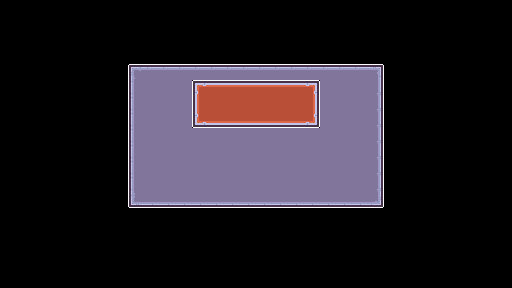

The image is a tile-based game level rendered from a .tmx file. Its description and source (layers, tilesets, objects; grid data summarised) follow:
An orthogonal 32x18 tile map with 16x16 px tiles, 1 tile layer (Base), 8 hidden layers not drawn, 2 tilesets.

<map version="1.10" tiledversion="1.11.2" orientation="orthogonal" renderorder="right-down" width="32" height="18" tilewidth="16" tileheight="16" infinite="0" nextlayerid="10" nextobjectid="1">
 <editorsettings>
  <export target="MainMenu/MainMenu.json" format="json" />
 </editorsettings>
 <tileset firstgid="1" source="interface.tsx" />
 <tileset firstgid="199" source="tilemap_packed.tsx" />
 <layer id="4" name="background" width="32" height="18" visible="0">
  <data>[576 cells, 432 non-empty, 63 distinct tile ids]</data>
 </layer>
 <layer id="5" name="BGlayer2" width="32" height="18" visible="0">
  <data>[576 cells, 50 non-empty, 25 distinct tile ids]</data>
 </layer>
 <layer id="6" name="Bgshadow" width="32" height="18" visible="0" opacity="0.5">
  <data>[576 cells, 21 non-empty, 2 distinct tile ids]</data>
 </layer>
 <layer id="7" name="Tint" width="32" height="18" visible="0" opacity="0.3">
  <data>[576 cells, 432 non-empty, 1 distinct tile ids]</data>
 </layer>
 <layer id="3" name="Base" width="32" height="18">
  <data>[576 cells, 144 non-empty, 18 distinct tile ids]</data>
 </layer>
 <layer id="1" name="Button" width="32" height="18" visible="0">
  <data>[576 cells, 16 non-empty, 3 distinct tile ids]</data>
 </layer>
 <layer id="8" name="Button2" width="32" height="18" visible="0">
  <data>[576 cells, 16 non-empty, 3 distinct tile ids]</data>
 </layer>
 <layer id="9" name="HIghlIght" width="32" height="18" visible="0">
  <data>[576 cells, 0 non-empty, 0 distinct tile ids]</data>
 </layer>
 <layer id="2" name="Text" width="32" height="18" visible="0">
  <data>[576 cells, 16 non-empty, 9 distinct tile ids]</data>
 </layer>
</map>
